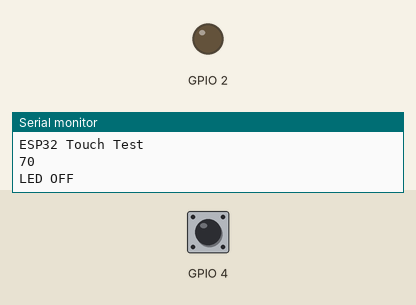
Simulated run of this sketch. Board: ESP32. Parts: output pins drawn as LEDs (lit = HIGH), the last lines printed to the serial monitor. The test bench sets the inputs (shaded band); at power-on: GPIO 4 HIGH.

Above: at 2.2 s.
2.3 s: GPIO 4 pulled LOW for 2.35 s
At 5.4 s:
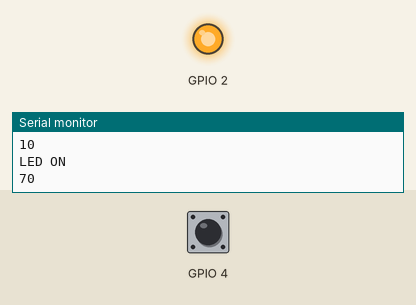
Timing chart, 0 to 7.5 s (numbered marks = the images above; inputs shaded):
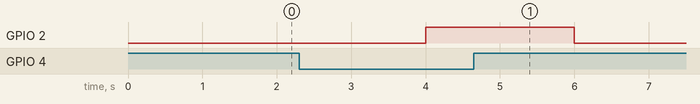

The sketch:

ESP32_Touch.ino
```cpp
/*T1: GPIO 0
T2: GPIO 2
T3: GPIO 15
T4: GPIO 13
T5: GPIO 12
T6: GPIO 14
T7: GPIO 27
T8: GPIO 33
T9: GPIO 32*/

void setup() {
  // put your setup code here, to run once:
 Serial.begin(115200);
 delay(1000);
 Serial.println("ESP32 Touch Test");
 pinMode(2, OUTPUT);
 digitalWrite(2, LOW);
}

void loop() {
  // put your main code here, to run repeatedly:
  int value = touchRead(4);
  Serial.println(value);
  delay(1000);
  if(value <= 50)
  {
    digitalWrite(2, HIGH);
    Serial.println("LED ON");
    delay(1000);
  }else if(value > 50)
  {digitalWrite(2, LOW);
  Serial.println("LED OFF");
  delay(1000);
  }
}
```

Measured:
- after the input at 2.3 s, GPIO 2: LOW → HIGH after 1.7 s, → LOW 2.0 s later
